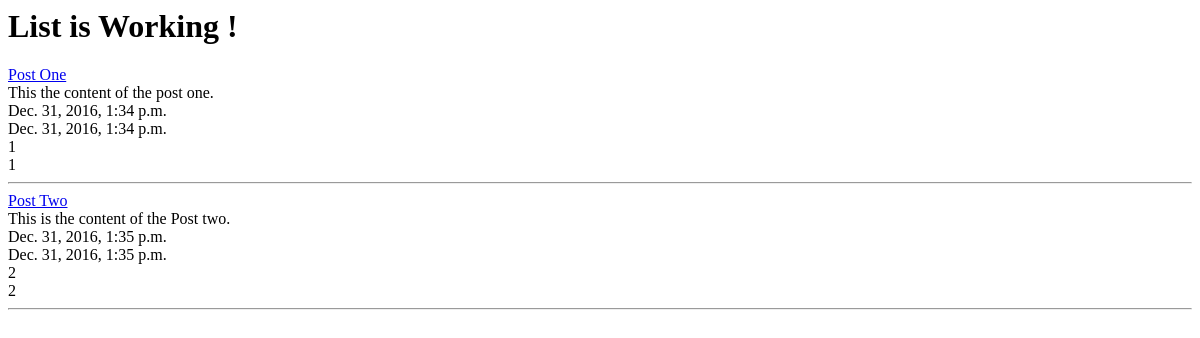
/posts/, run on an earlier commit of the app's database.
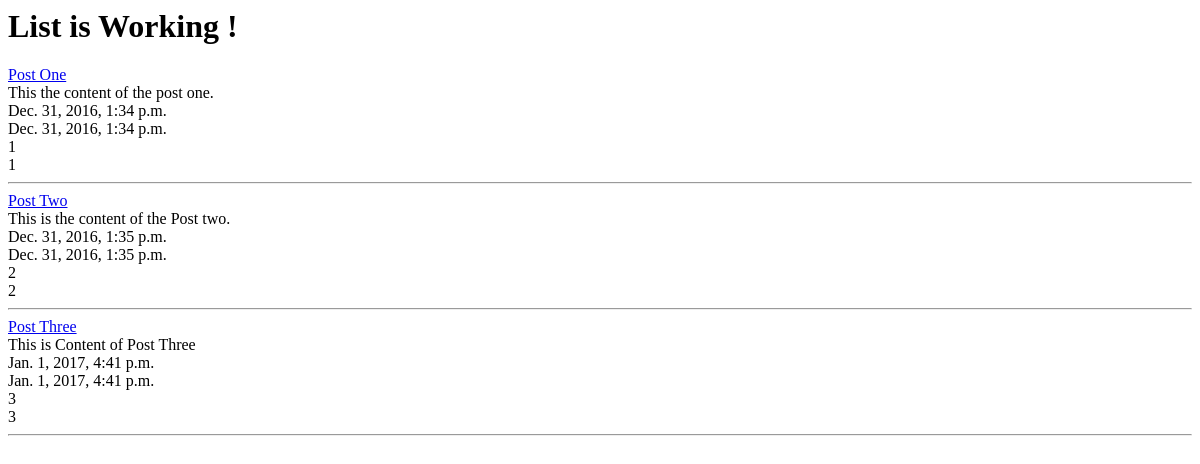
And on a later commit of the database.
### posts/models.py (models this page shows, shortened)
class Post(models.Model):
	title = models.CharField(max_length=120) #max_length=120
	content = models.TextField()
	updated = models.DateTimeField(auto_now=True, auto_now_add=False)
	timestamp = models.DateTimeField(auto_now=False, auto_now_add=True)
	def get_absolute_url(self):
		return reverse("posts:detail", kwargs={"id": self.id})

### posts/views.py (the view)
def post_list(request): #list items
	queryset = Post.objects.all()
	context = {
		"object_lists": queryset,
		"title": "List"
	 }
	return render(request, "index.html", context)

### templates/index.html
<html>
<body>
<h1> {{ title }} is Working ! </h1>
{% for obj in object_lists %}
	<a href='{{ obj.get_absolute_url }}'>{{ obj.title }}<a><br/>
	{{ obj.content }}<br/>
	{{ obj.updated }}<br/>
	{{ obj.timestamp }}<br/>
	{{ obj.id }}<br/>
	{{ obj.pk }}<br/>
	<hr/>
{% endfor %}
</body>
</html>

What changed in the data, as far as the page shows it:
added Post: title "Post Three", content "This is Content of Post Three", updated "Jan. 1, 2017, 4:41 p.m.", timestamp "Jan. 1, 2017, 4:41 p.m.", id "3", pk "3"
